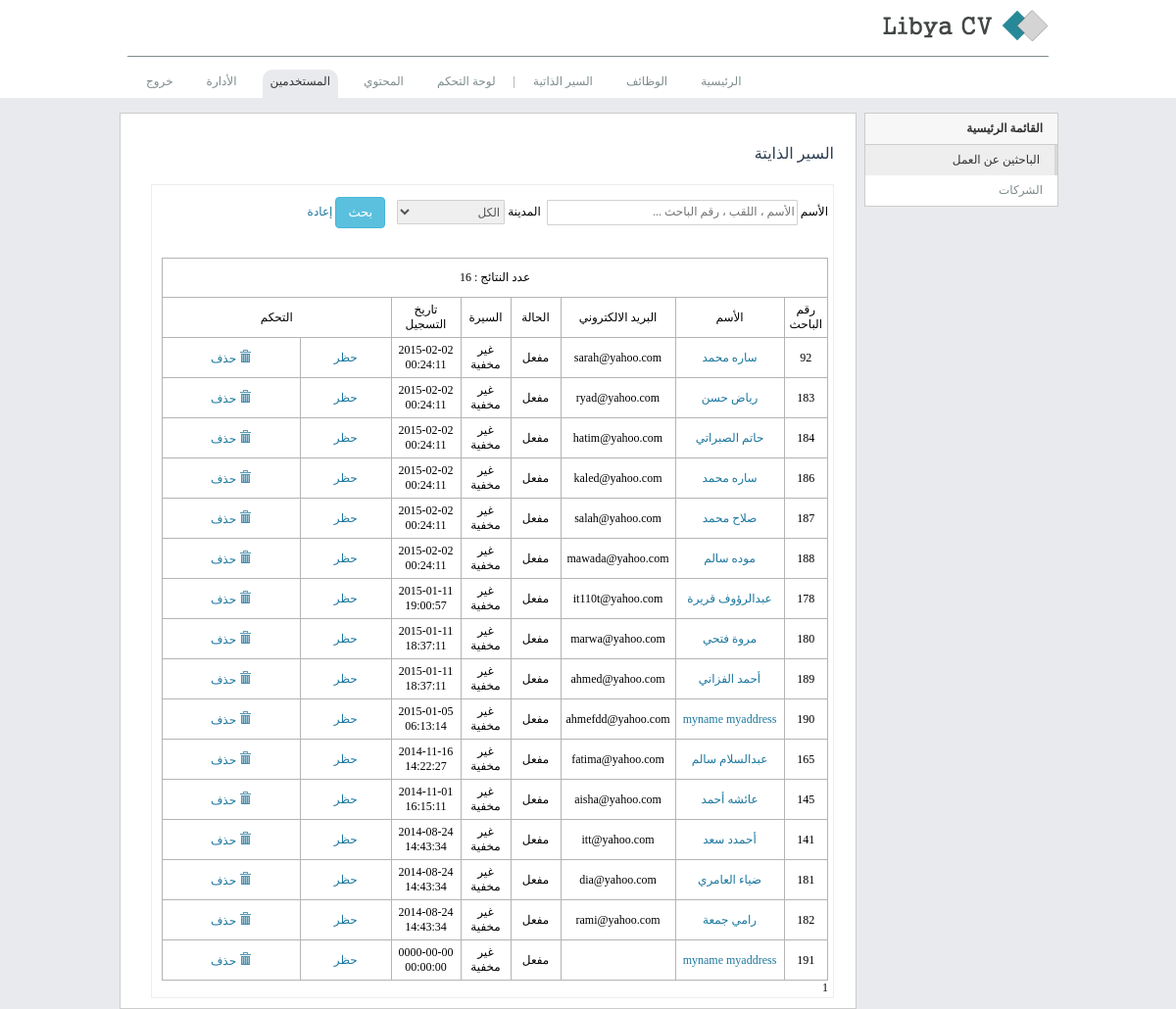
The app's page /admin/seekers.php (signed in) with its own data.
### tables this page shows
CREATE TABLE IF NOT EXISTS `job_seeker` (
  `user_id` int(11) NOT NULL AUTO_INCREMENT,
  `fname` varchar(30) NOT NULL,
  `lname` varchar(30) NOT NULL,
  `birth_day` date NOT NULL,
  `gender` varchar(20) NOT NULL,
  `email` varchar(100) NOT NULL,
  `password` varchar(100) NOT NULL,
  `date_register` datetime NOT NULL,
  `is_active` int(1) NOT NULL,
  `activation` varchar(100) NOT NULL,
  `phone` varchar(30) NOT NULL,
  `city_id` int(30) NOT NULL DEFAULT '1',
  `address` varchar(40) NOT NULL,
  `nat_id` int(11) NOT NULL DEFAULT '2',
  `last_seen` varchar(30) NOT NULL,
  `count_in` int(20) NOT NULL,
  `health_status` int(11) NOT NULL DEFAULT '1',
  `image` varchar(50) NOT NULL,
  `warning_active` int(11) NOT NULL DEFAULT '0',
  `hide_cv` int(11) NOT NULL DEFAULT '0',
  `block_admin` int(11) NOT NULL DEFAULT '0',
  `see_it` int(11) NOT NULL,
  `goal_text` text NOT NULL,
  PRIMARY KEY (`user_id`),
  KEY `city_id` (`city_id`),
  KEY `nat_id` (`nat_id`)
);

### admin/seekers.php (the view, shortened to what this page needs)
<?php
require_once("../db/db.php");
$search_string=$search_city='';
?>
<!DOCTYPE html>
<html>
<head>
<?php
include_once("../inc/header.php");
?>
</head>
    <body>
	    <div class="wrapper">
		<div id="header">
			<?php
			include_once("../inc/logo.php");
			?>
			<div class="hed">
				<ul id="navigation">
					<li>
						<a href="../index.php">الرئيسية</a>
					</li>
					<li>
						<a href="../view/searchjob.php">الوظائف</a>
					</li>
					<li>
						<a href="../view/searchcvs.php" >السير الذاتية </a>
					</li>
				<li class="mm">|</li>
					<li >
						<a href="index.php" >لوحة التحكم</a>
					</li>
					<li>
						<a href="tables.php" >المحتوي</a>
					</li>
					<li class="selected ">
						<a href="seekers.php" >المستخدمين</a>
					</li>
					<li>
						<a href="mange.php" >الأدارة</a>
					</li>
					<li>
						<a href="logout.php" title="تسجيل الخروج" >خروج</a>
					</li>
				</ul>
		</div>
	</div>
        <div id="container">
				     <div class="span3" >
                    <ul class="nav nav-list   ">
					<li><span class="menus "><strong>القائمة الرئيسية</strong></span>
							</li>
						<li class="active">
                            <a href="seekers.php"> الباحثين عن العمل</a>
                        </li>
                        <li > <a href="companys.php"></i>الشركات</a> </li>
                    </ul>
                </div>
<div class="span9" >
	<div class="item">
      <div>
				 <h4>السير الذايتة</h4>
		</div>
<form id="form1" name="form1" method="GET" action="seekers.php">
<div class='search'>
<label>الأسم</label>
<input type="text" name="string" id="string" placeholder="الأسم ، اللقب ، رقم الباحث ..." value="<?php if(!empty($_GET['string'])){echo $_GET["string"];} ?>" />
&nbsp;<label>المدينة</label>
<select name="city_name">
<option value="">الكل</option>
   </select>
   &nbsp; &nbsp;<input type="submit"  class="btn btn-info" id="button" value="بحث" />
  <a href="seekers.php">
  إعادة</a>
  <div>
</form>
<br /><br />
<?php
if(!isset($_GET['page']))
	$page=1;
	else
	$page=(int) $_GET['page'];
$records_at_page = 20;
$sql_result_row = "SELECT * from job_seeker,job_city where job_city.city_id = job_seeker.city_id  ";
$sql_result_row.=$search_string ;
$sql_result_row.=$search_city ;
$sqll_result =  $mysqli->query($sql_result_row) or die ('request "Could not execute SQL query" '.$sql_result_row);
$recodes_count = mysqli_num_rows($sqll_result);
$page_count = (int) ceil($recodes_count / $records_at_page );
$start= ($page -1) * $records_at_page;
$end = $records_at_page;
$ed_val =  array (
					"0"=>"مفعل","1"=>"غير مفعل"
					);
$hide_val =  array (
"1"=>"مخفية","0"=>"غير مخفية"
);
$sql = "SELECT * from job_seeker,job_city where job_city.city_id = job_seeker.city_id ";
$sql.=$search_string ;
$sql.=$search_city ;
$sql.= " order by date_register DESC ";
$sql.= " LIMIT $start ,$end ";
?>
<table width="680"  class="tblm table-bordered"  >
<tr  class="colortop">
    <td width="20" colspan="9" >عدد النتائج : <?php echo $recodes_count ?></td>
</tr>
 <tr  class="colortop">
    <td width="20" >رقم الباحث</td>
    <td width="100"  >الأسم</td>
    <td width="100"  >البريد الالكتروني</td>
    <td width="40" >الحالة </td>
	<td width="40" >السيرة </td>
     <td width="60"   >تاريخ التسجيل</td>
	 <td width="20" colspan="2"  >التحكم</td><?php
$sql_result =  $mysqli->query($sql) or die ('request "Could not execute SQL query" '.$sql);
if (mysqli_num_rows($sql_result)>0) {
	while ($row = $sql_result->fetch_assoc()) {
?>
  </tr>
 <?php
	echo "<tr>";
	echo "<td>".$row["user_id"]."</td>";
	echo '<td><a  href="../view/cvs.php?id='.$row['user_id'].'">'.$row['fname']." ".$row['lname'].'</a></td>';
	echo "<td>".$row['email']."</td>";
	echo "<td>".$ed_val[$row["is_active"]]."</td>";
	echo "<td>".$hide_val[$row["hide_cv"]]."</td>";
	echo "<td>".$row["date_register"]."</td>";
	echo "<td>";
   echo '<a href="seekers.php?id='.$row['user_id'].'&block='.$row['block_admin'].'">';
	if($row['block_admin']==0){
	echo "حظر";
	}
	else{
	echo "إلغاء الحظر";
	}
	echo "</td>";
	echo "<td>";
	echo '<a onclick="return confirm(\'هل أنت متأكد من الحذف ?\')"   href="seekers.php?delete_id='.$row['user_id'].'" ><img src="../images/remove.png"/> حذف</a>';
	echo "</td>";
	echo "</tr>";
	}
}
else {
	echo "<tr><td colspan='5'>لا توجد نتائج.</td>";
}
	echo "</table>";
for($i=1;$i <= $page_count ;$i++){
if($page == $i)
echo $page;
else
if((!empty($_GET['city_name'])) || (!empty($_GET['string'])) ){
echo '<a href ="seekers.php?page=' .$i.'&string='.$_GET['string'].'&city_name='.$_GET['city_name'].'">'.$i.'</a>';
}else{
echo '<a href ="seekers.php?page=' .$i.'">'.$i.'</a>';
}
}
?>
                     </div>
                </div>
        </div>
 </div>
    </body>
</html>

### css/style1.css (style rules this page uses)
html { overflow-y : scroll; direction : rtl; }
body { margin : 0; padding : 0; text-align : right; min-width : 960px; font : 12px "tahoma"; background : #e9eaed; }
.wrapper { margin : 0 auto; min-width : 980px; }
#container { float : none !important ; margin : 0 auto; width : 960px; }
.nav { margin-bottom : 20px; margin-left : 0; list-style : none; }
.nav > li > a { display : block; }
.nav > li > .menus { display : block; }
.nav-list > li a { color : #7f8c8d; text-decoration : none; height : 25px; }
[class*="span"] { float : right; min-height : 1px; }
.span9 { width : 730px; background : #fff; border : #ccc solid 1px; padding : 10px; margin-right : 8px; }
.span3 { width : 198px; background : #fff; }
.nav-list { border : #ccc solid 1px; margin : 0 auto 20px; padding-right : 15px; padding-left : 15px; margin-bottom : 0; }
.nav-list > li > a, .nav-list > li > .menus, .nav-list .nav-header { margin-right : -15px; margin-left : -15px; }
.nav-list > li { line-height : 25px; text-align : right; color : #333; }
.nav-list > li > a { padding : 3px 15px; }
.nav-list > li > .menus { padding : 3px 15px; color : #333; border-bottom : 1px solid #ccc; background : #f7f7f7; }
.nav-list > .active > a, .nav-list > .active > a:hover, .nav-list > .active > a:focus { color : #333; border-right : 3px solid #d8d8d8; background : #eee; }
.btn { display : inline-block; padding : 6px 12px; margin-bottom : 0; text-align : center; white-space : nowrap; vertical-align : middle; cursor : pointer; border : transparent solid 1px; border-radius : 4px; font : 400 13px/1.42857143 "tahoma"; }
.btn-info { color : #fff; border-color : #46b8da; background : #5bc0de; }
.item { width : 700px; padding-right : 12px; padding-left : 12px; }
ul { color : #191919; margin-right : -18px; }
h4 { color : #29abe2; font : 16px "tahouma"; }
img { border : 0; }
#header { height : 100px; margin : 0 auto 15px; background : #fff; }
.hed { width : 940px; margin : 0 auto; padding-top : 6px; }
#navigation { float : left; line-height : 15px; vertical-align : middle; display : inline-block; list-style : none; margin-left : 2px; padding : 0; }
#navigation li { color : #7f8c8d; float : right; margin : 0 1px; }
#navigation li a { padding : 5px 8px 10px; color : #7f8c8d; font-size : 12px; margin : 8px; text-decoration : none; }
#navigation li.selected a, #navigation li a:hover { color : #333; background : #e9eaed; border-bottom : 3px solid #e9eaed; border-radius : 10px 10px 0 0; text-shadow : none; }
textarea, select, input[type="text"], input[type="password"], input[type="datetime"], input[type="datetime-local"], input[type="date"], input[type="month"], input[type="time"], input[type="week"], input[type="number"], input[type="email"], input[type="url"], input[type="search"], input[type="tel"], input[type="color"], .uneditable-input { border : #d1d1d1 solid 1px; display : inline-block; height : 22px; width : 250px; color : #555; vertical-align : middle; border-radius : 1px; font : 12px "tahoma"; }
.search select { display : inline-block; height : 25px; width : 110px; font-size : 12px; color : #555; vertical-align : middle; }
textarea, input[type="text"], input[type="password"], input[type="datetime"], input[type="datetime-local"], input[type="date"], input[type="month"], input[type="time"], input[type="week"], input[type="number"], input[type="email"], input[type="url"], input[type="search"], input[type="tel"], input[type="color"], .uneditable-input { border : #d1d1d1 solid 1px; background : #fff; }
.table-bordered { text-align : center; }
table.tblm { border-collapse : collapse; }
table.tblm td, table.tblm th { border : #b4b4b4 solid 1px; padding : 5px; }
.tblm tr { height : 40px; }
.search { border : #eee solid 1px; padding : 12px 5px 2px; width : 685px; background : #fff; }
h1, h2, h3, h4, h5, h6 { font-family :"tahoma"; color : #2c3e50; }
a { color : #1c779e; text-decoration : none; }

### records on screen
job_seeker: user_id "92", fname "ساره", lname "محمد", email "sarah@yahoo.com", is_active "مفعل", hide_cv "غير مخفية", date_register "2015-02-02 00:24:11", block_admin "حظر"
job_seeker: user_id "183", fname "رياض", lname "حسن", email "ryad@yahoo.com", is_active "مفعل", hide_cv "غير مخفية", date_register "2015-02-02 00:24:11", block_admin "حظر"
job_seeker: user_id "184", fname "حاتم", lname "الصبراتي", email "hatim@yahoo.com", is_active "مفعل", hide_cv "غير مخفية", date_register "2015-02-02 00:24:11", block_admin "حظر"
job_seeker: user_id "186", fname "ساره", lname "محمد", email "kaled@yahoo.com", is_active "مفعل", hide_cv "غير مخفية", date_register "2015-02-02 00:24:11", block_admin "حظر"
job_seeker: user_id "187", fname "صلاح", lname "محمد", email "salah@yahoo.com", is_active "مفعل", hide_cv "غير مخفية", date_register "2015-02-02 00:24:11", block_admin "حظر"
job_seeker: user_id "188", fname "موده", lname "سالم", email "mawada@yahoo.com", is_active "مفعل", hide_cv "غير مخفية", date_register "2015-02-02 00:24:11", block_admin "حظر"
job_seeker: user_id "178", fname "عبدالرؤوف", lname "قريرة", email "it110t@yahoo.com", is_active "مفعل", hide_cv "غير مخفية", date_register "2015-01-11 19:00:57", block_admin "حظر"
job_seeker: user_id "180", fname "مروة", lname "فتحي", email "marwa@yahoo.com", is_active "مفعل", hide_cv "غير مخفية", date_register "2015-01-11 18:37:11", block_admin "حظر"
job_seeker: user_id "189", fname "أحمد", lname "الفزاني", email "ahmed@yahoo.com", is_active "مفعل", hide_cv "غير مخفية", date_register "2015-01-11 18:37:11", block_admin "حظر"
job_seeker: user_id "190", fname "myname", lname "myaddress", email "ahmefdd@yahoo.com", is_active "مفعل", hide_cv "غير مخفية", date_register "2015-01-05 06:13:14", block_admin "حظر"
job_seeker: user_id "165", fname "عبدالسلام", lname "سالم", email "fatima@yahoo.com", is_active "مفعل", hide_cv "غير مخفية", date_register "2014-11-16 14:22:27", block_admin "حظر"
job_seeker: user_id "145", fname "عائشه", lname "أحمد", email "aisha@yahoo.com", is_active "مفعل", hide_cv "غير مخفية", date_register "2014-11-01 16:15:11", block_admin "حظر"
job_seeker: user_id "141", fname "أحمدد", lname "سعد", email "itt@yahoo.com", is_active "مفعل", hide_cv "غير مخفية", date_register "2014-08-24 14:43:34", block_admin "حظر"
job_seeker: user_id "181", fname "ضياء", lname "العامري", email "dia@yahoo.com", is_active "مفعل", hide_cv "غير مخفية", date_register "2014-08-24 14:43:34", block_admin "حظر"
job_seeker: user_id "182", fname "رامي", lname "جمعة", email "rami@yahoo.com", is_active "مفعل", hide_cv "غير مخفية", date_register "2014-08-24 14:43:34", block_admin "حظر"
job_seeker: user_id "191", fname "myname", lname "myaddress", is_active "مفعل", hide_cv "غير مخفية", date_register "0000-00-00 00:00:00", block_admin "حظر"

### other values on screen
$recodes_count "16"
$page "1"
